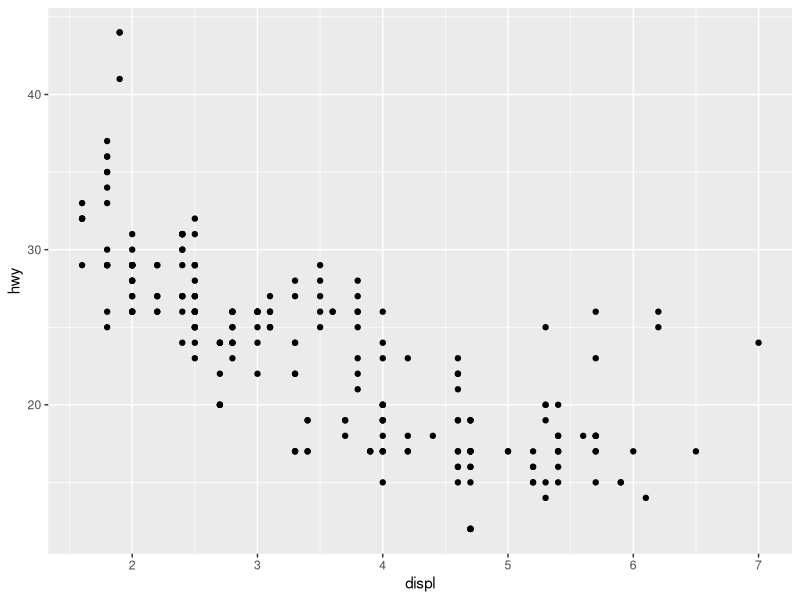
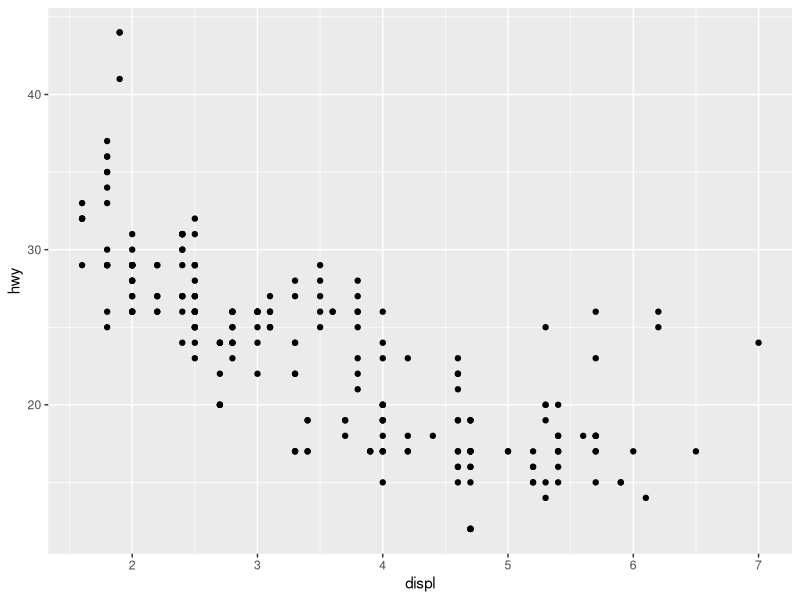
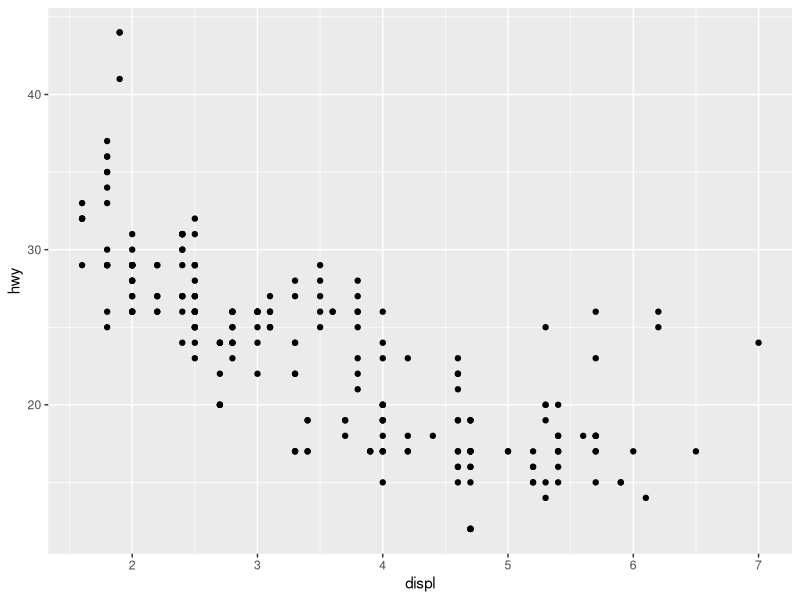
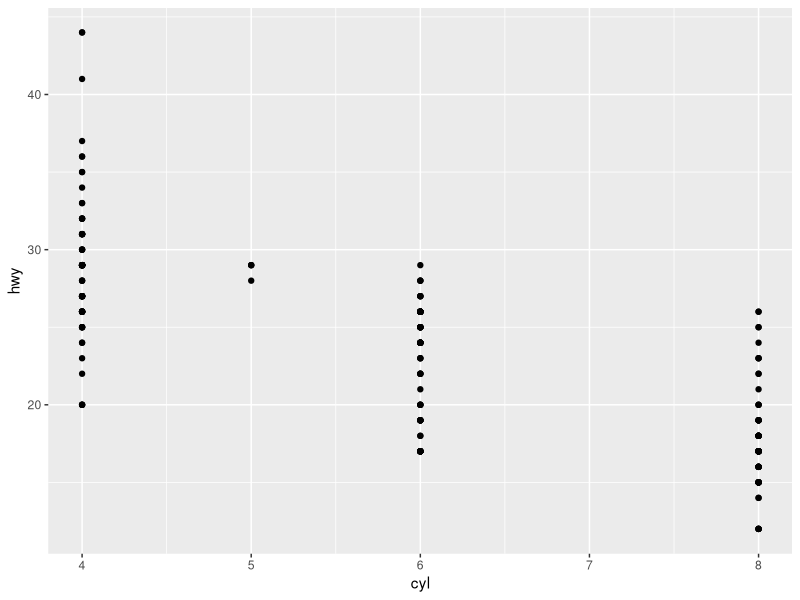
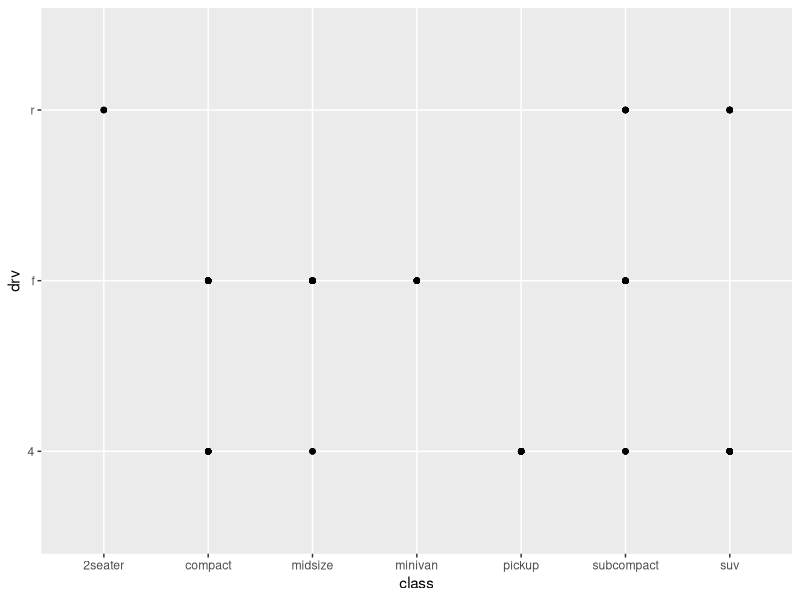
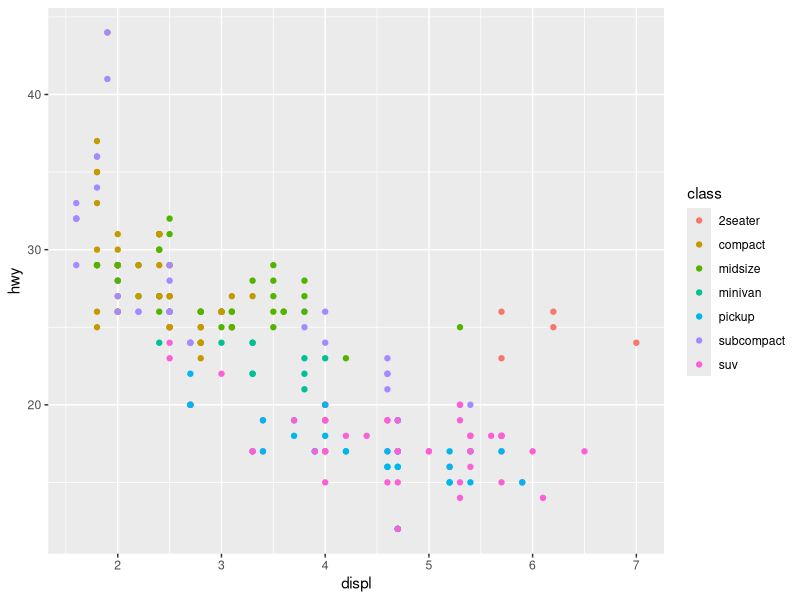
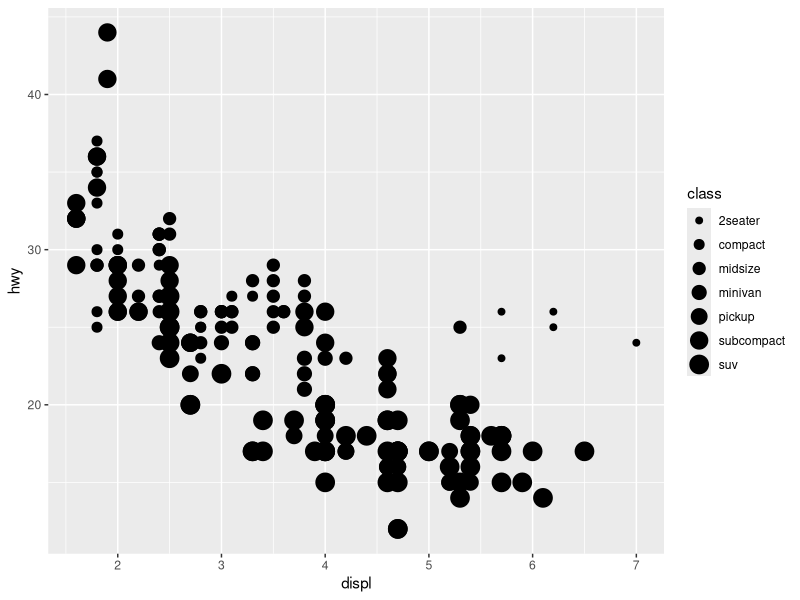
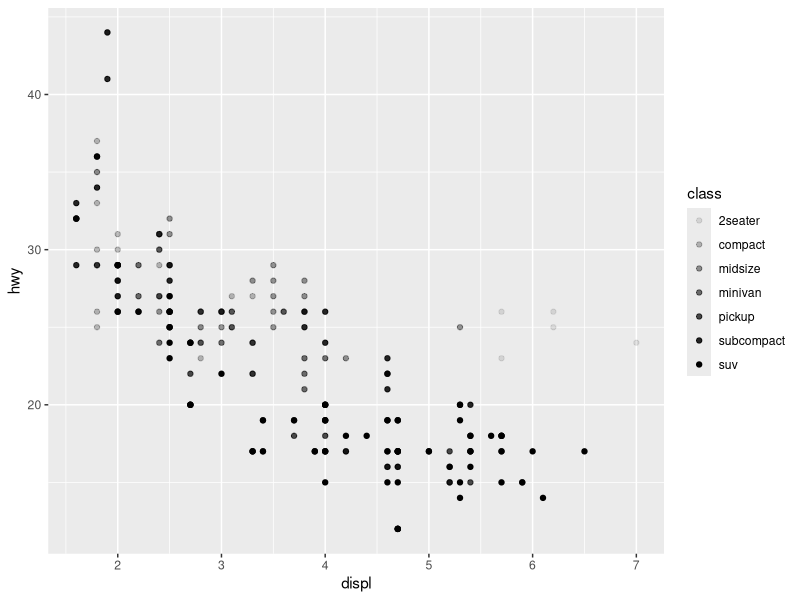

The R script that drew these images, in order: (Note: this script raises an error after producing the figures.)
# R for Data Science
# 30/3/2020

# 3 Data visualisation

### 3.1 Introduction
# install.packages("tidyverse")
library(tidyverse)

### 3.2 First steps

mpg

# All the same:
ggplot(data = mpg, mapping = aes(x = displ, y = hwy)) + 
  geom_point()

ggplot(data = mpg, aes(x = displ, y = hwy)) + 
  geom_point()

ggplot(data = mpg) + 
  geom_point(aes(x = displ, y = hwy))


# Exercises

# 1. Run ggplot(data = mpg). What do you see?
# 2. How many rows are in mpg? How many columns?
str(mpg)
dim(mpg)
nrow(mpg)
ncol(mpg)

# 3. What does the drv variable describe? Read the help for ?mpg to find out.
?mpg

# 4. Make a scatterplot of hwy vs cyl.
ggplot(data = mpg) + 
  geom_point(mapping = aes(x = cyl, y = hwy))

# 5. What happens if you make a scatterplot of class vs drv? Why is the plot not useful?
ggplot(data = mpg) + 
  geom_point(mapping = aes(x = class, y = drv))
?mpg


### 3.3 Aesthetic mappings
# An aesthetic is a visual property of the objects in your plot.
# The x and y locations of a point are themselves aesthetics, visual properties that you can map to variables to display information about the data.

# aes(color)
ggplot(data = mpg) + 
  geom_point(mapping = aes(x = displ, y = hwy, color = class))
# To map an aesthetic to a variable, associate the name of the aesthetic (color) to the name of the variable (class) inside aes()
# ggplot2 automatically assign a unique level of the aesthetic (here a unique color) and also adds a legend that explains which levels correspond to which values.

# aes(size)
ggplot(data = mpg) + 
  geom_point(mapping = aes(x = displ, y = hwy, size = class))

# aes(alpha)
ggplot(data = mpg) + 
  geom_point(mapping = aes(x = displ, y = hwy, alpha = class))

# aes(shape)
ggplot(data = mpg) + 
  geom_point(mapping = aes(x = displ, y = hwy, shape = class))

# Once you map an aesthetic, ggplot2 takes care of the rest. It selects a reasonable scale to use with the aesthetic, and it constructs a legend that explains the mapping between levels and values.
# For x and y aesthetics, ggplot2 does not create a legend, but it creates an axis line with tick marks and a label.

# Here, the color/size/shape doesn’t convey information about a variable (they are outisde 'aes()')
ggplot(data = mpg) + 
  geom_point(mapping = aes(x = displ, y = hwy), color = "blue")

ggplot(data = mpg) + 
  geom_point(mapping = aes(x = displ, y = hwy), size = 3)

ggplot(data = mpg) + 
  geom_point(mapping = aes(x = displ, y = hwy), shape = 11)


ggplot(data = mpg) + 
  geom_point(mapping = aes(x = displ, y = hwy), 
             shape = 2, color = "blue", fill = "darkorange")
ggplot(data = mpg) + 
  geom_point(mapping = aes(x = displ, y = hwy), 
             shape = 17, color = "blue", fill = "darkorange")
ggplot(data = mpg) + 
  geom_point(mapping = aes(x = displ, y = hwy), 
             shape = 24, color = "blue", fill = "darkorange")

# Exercises

# 1. What’s gone wrong with this code? Why are the points not blue?
ggplot(data = mpg) + 
  geom_point(mapping = aes(x = displ, y = hwy), color = "blue")

# 2. Which variables in mpg are categorical? Which variables are continuous? (Hint: type ?mpg to read the documentation for the dataset). How can you see this information when you run mpg?
head(mpg)
?mpg
str(mpg)

# 3. Map a continuous variable to color, size, and shape. How do these aesthetics behave differently for categorical vs. continuous variables?

# continuous (color)
ggplot(data = mpg) + 
  geom_point(mapping = aes(x = displ, y = hwy, color = cty))
# categorical (color)
ggplot(data = mpg) + 
  geom_point(mapping = aes(x = displ, y = hwy, color = manufacturer))

# continuous (size)
ggplot(data = mpg) + 
  geom_point(mapping = aes(x = displ, y = hwy, size = cty))
# categorical (size)
ggplot(data = mpg) + 
  geom_point(mapping = aes(x = displ, y = hwy, size = manufacturer))

# continuous (shape)
ggplot(data = mpg) + 
  geom_point(mapping = aes(x = displ, y = hwy, shape = cty))
# categorical (shape)
ggplot(data = mpg) + 
  geom_point(mapping = aes(x = displ, y = hwy, shape = manufacturer))

# 4. What happens if you map the same variable to multiple aesthetics?
ggplot(data = mpg) + 
  geom_point(mapping = aes(x = displ, y = hwy, size = cty, color = cty))

ggplot(data = mpg) + 
  geom_point(mapping = aes(x = displ, y = hwy, size = manufacturer, color = manufacturer))

# 5. What does the stroke aesthetic do? What shapes does it work with? (Hint: use ?geom_point)
ggplot(data = mpg) + 
  geom_point(mapping = aes(x = displ, y = hwy, stroke = cyl), shape = 2)

ggplot(data = mpg) + 
  geom_point(mapping = aes(x = displ, y = hwy, shape = cyl), stroke = 2)

?geom_point
vignette("ggplot2-specs")

# 6. What happens if you map an aesthetic to something other than a variable name, like aes(colour = displ < 5)? Note, you’ll also need to specify x and y.
ggplot(data = mpg) + 
  geom_point(mapping = aes(x = displ, y = hwy, colour = displ < 5)) +
  scale_color_manual(values = c("purple", "yellow"))

### 3.4 Common problems
ggplot(data = mpg) +
geom_point(mapping = aes(x = displ, y = hwy))

### 3.5 Facets
# For categorical variables

# Facet_wrap: single variable
# The first argument of facet_wrap() should be a formula, which you create with ~ followed by a variable name
# The variable that you pass to facet_wrap() should be discrete.
ggplot(data = mpg) + 
  geom_point(mapping = aes(x = displ, y = hwy, color = class)) + 
  facet_wrap(~ class, nrow = 2)

ggplot(data = mpg) + 
  geom_point(mapping = aes(x = displ, y = hwy, color = class)) + 
  facet_wrap(class ~. , nrow = 2)

# Facet_grid: two variables
ggplot(data = mpg) + 
  geom_point(mapping = aes(x = displ, y = hwy)) + 
  facet_grid(drv ~ cyl)

ggplot(data = mpg) + 
  geom_point(mapping = aes(x = displ, y = hwy)) + 
  facet_grid(cyl ~ drv)

# Difference between facet_wrap & facet_grid:
ggplot(data = mpg) + 
  geom_point(mapping = aes(x = displ, y = hwy)) + 
  facet_wrap(drv ~ .)

ggplot(data = mpg) + 
  geom_point(mapping = aes(x = displ, y = hwy)) + 
  facet_grid(drv ~ .) # same as facet_wrap

ggplot(data = mpg) + 
  geom_point(mapping = aes(x = displ, y = hwy)) + 
  facet_wrap(.~ drv) # same as facet_wrap(. ~ drv)

ggplot(data = mpg) + 
  geom_point(mapping = aes(x = displ, y = hwy)) + 
  facet_grid(.~ drv, scales = "free") # DIFFERENT!

# Exercises
# 1. What happens if you facet on a continuous variable?
ggplot(data = mpg) + 
  geom_point(mapping = aes(x = displ, y = hwy, color = cty)) + 
  facet_wrap(~ cty, nrow = 2)

# 2. What do the empty cells in plot with facet_grid(drv ~ cyl) mean? How do they relate to this plot?
ggplot(data = mpg) + 
  geom_point(mapping = aes(x = displ, y = hwy)) + 
  facet_grid(drv ~ cyl)

ggplot(data = mpg) + 
  geom_point(mapping = aes(x = drv, y = cyl)) +
  facet_grid(drv ~ cyl) 


# 3. What plots does the following code make? What does . do?
ggplot(data = mpg) + 
  geom_point(mapping = aes(x = displ, y = hwy)) +
  facet_grid(drv ~ .)

ggplot(data = mpg) + 
  geom_point(mapping = aes(x = displ, y = hwy)) +
  facet_grid(. ~ cyl)

# 4.Take the first faceted plot in this section:
# What are the advantages to using faceting instead of the colour aesthetic? 
# What are the disadvantages? How might the balance change if you had a larger dataset?

ggplot(data = mpg) + 
  geom_point(mapping = aes(x = displ, y = hwy, color = class)) 

ggplot(data = mpg) + 
  geom_point(mapping = aes(x = displ, y = hwy, color = class)) + 
  facet_wrap(~ class, nrow = 2)


# 5. Read ?facet_wrap. What does nrow do? What does ncol do? What other options control the layout of the individual panels? 
# Why doesn’t facet_grid() have nrow and ncol arguments?
?facet_wrap # one variable
?facet_grid # two variables

# When using facet_grid() you should usually put the variable with more unique levels in the columns. Why?

### 3.6 Geometric objects
# A geom is the geometrical object that a plot uses to represent data. People often describe plots by the type of geom that the plot uses. 
ggplot(data = mpg) + 
  geom_point(mapping = aes(x = displ, y = hwy))

ggplot(data = mpg) + 
  geom_line(mapping = aes(x = displ, y = hwy))

ggplot(data = mpg) + 
  geom_smooth(mapping = aes(x = displ, y = hwy)) +
  geom_point(mapping = aes(x = displ, y = hwy))

# Every geom function in ggplot2 takes a mapping argument. 
# However, not every aesthetic works with every geom. 
ggplot(data = mpg) + 
  geom_point(mapping = aes(x = displ, y = hwy, linetype = drv)) +
  geom_smooth(mapping = aes(x = displ, y = hwy, linetype = drv))
# For example, 'linetype' does not work with geom_points()

ggplot(data = mpg) + 
  geom_point(mapping = aes(x = displ, y = hwy, shape = drv, color = drv)) +
  geom_smooth(mapping = aes(x = displ, y = hwy, linetype = drv, color = drv))

# group aesthetic
ggplot(data = mpg) +
  geom_smooth(mapping = aes(x = displ, y = hwy))

ggplot(data = mpg) +
  geom_smooth(mapping = aes(x = displ, y = hwy, group = drv))
# groupd basically does what color, linetype, shape do, but without any change
ggplot(data = mpg) +
  geom_smooth(
    mapping = aes(x = displ, y = hwy, linetype = drv),
    show.legend = FALSE
  )

# Tip aes() in ggplot()

ggplot(data = mpg) + 
  geom_point(mapping = aes(x = displ, y = hwy)) +
  geom_smooth(mapping = aes(x = displ, y = hwy))

ggplot(data = mpg, mapping = aes(x = displ, y = hwy)) + 
  geom_point() + 
  geom_smooth(aes(color = drv))

# Play around with aes and geoms
ggplot(data = mpg, mapping = aes(x = displ, y = hwy)) + 
  geom_point(mapping = aes(color = class)) + 
  geom_smooth()

ggplot(data = mpg, mapping = aes(x = displ, y = hwy, color = class)) + 
  geom_point() + 
  geom_smooth()

# Specific data for each layer
ggplot(data = mpg, mapping = aes(x = displ, y = hwy, color = class)) + 
  geom_point() + 
  geom_smooth(data = filter(mpg, class == "subcompact"), se = FALSE)


ggplot(data = mpg, mapping = aes(x = displ, y = hwy)) + 
  geom_point(mapping = aes(color = class)) + 
  geom_smooth(data = filter(mpg, class == "subcompact"), se = FALSE)


# Exercices
# 1. What geom would you use to draw a line chart? A boxplot? A histogram? An area chart?
# Line
ggplot(data = mpg, mapping = aes(x = displ, y = hwy)) + 
  geom_point() +
  geom_line() 

# Boxplot
ggplot(data = mpg, mapping = aes(x = trans, y = displ)) + 
  geom_boxplot() +
  geom_point()

# Boxplot: continuous variable
ggplot(data = mpg, mapping = aes(x = cyl, y = displ)) + 
  geom_point() +
  geom_boxplot()
ggplot(data = mpg, mapping = aes(x = cyl, y = displ)) + 
  geom_point() +
  geom_boxplot(aes(group=cyl))

# Histogram
ggplot(data = mpg, mapping = aes(x = cyl)) + 
  geom_histogram()

# Area chart: geom_ribbon - NEXT R CLUB

# 2. Run this code in your head and predict what the output will look like. 
# Then, run the code in R and check your predictions.

# 3. What does show.legend = FALSE do? What happens if you remove it?
# Why do you think I used it earlier in the chapter?

# 4. What does the se argument to geom_smooth() do?
# It plot the standard error shade around the line

# 5. Will these two graphs look different? Why/why not?
ggplot(data = mpg, mapping = aes(x = displ, y = hwy)) + 
  geom_point() + 
  geom_smooth()

ggplot() + 
  geom_point(data = mpg, mapping = aes(x = displ, y = hwy)) + 
  geom_smooth(data = mpg, mapping = aes(x = displ, y = hwy))

# 6. Recreate the R code necessary to generate the following graphs.
# (go back to R Book and discuss)
